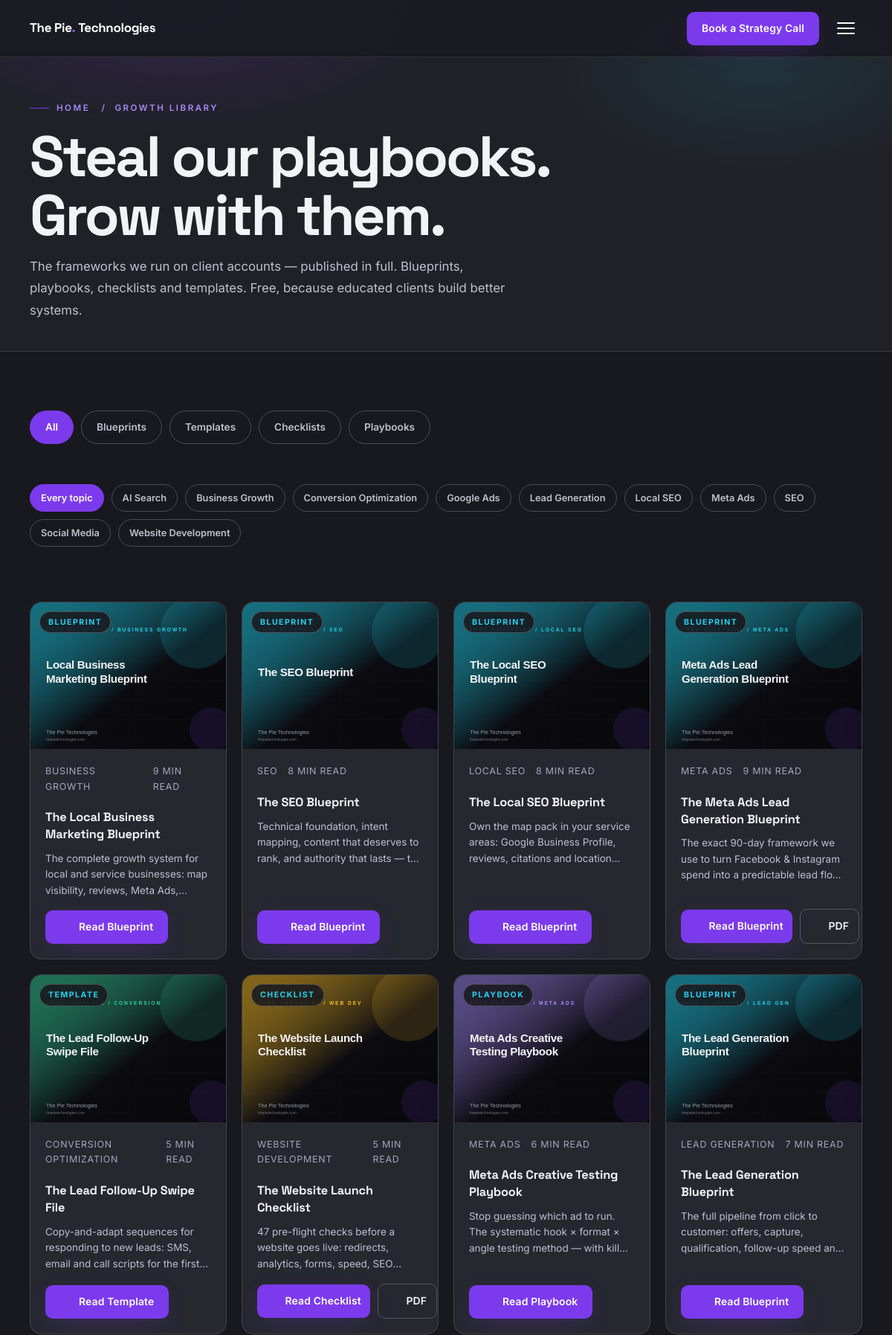
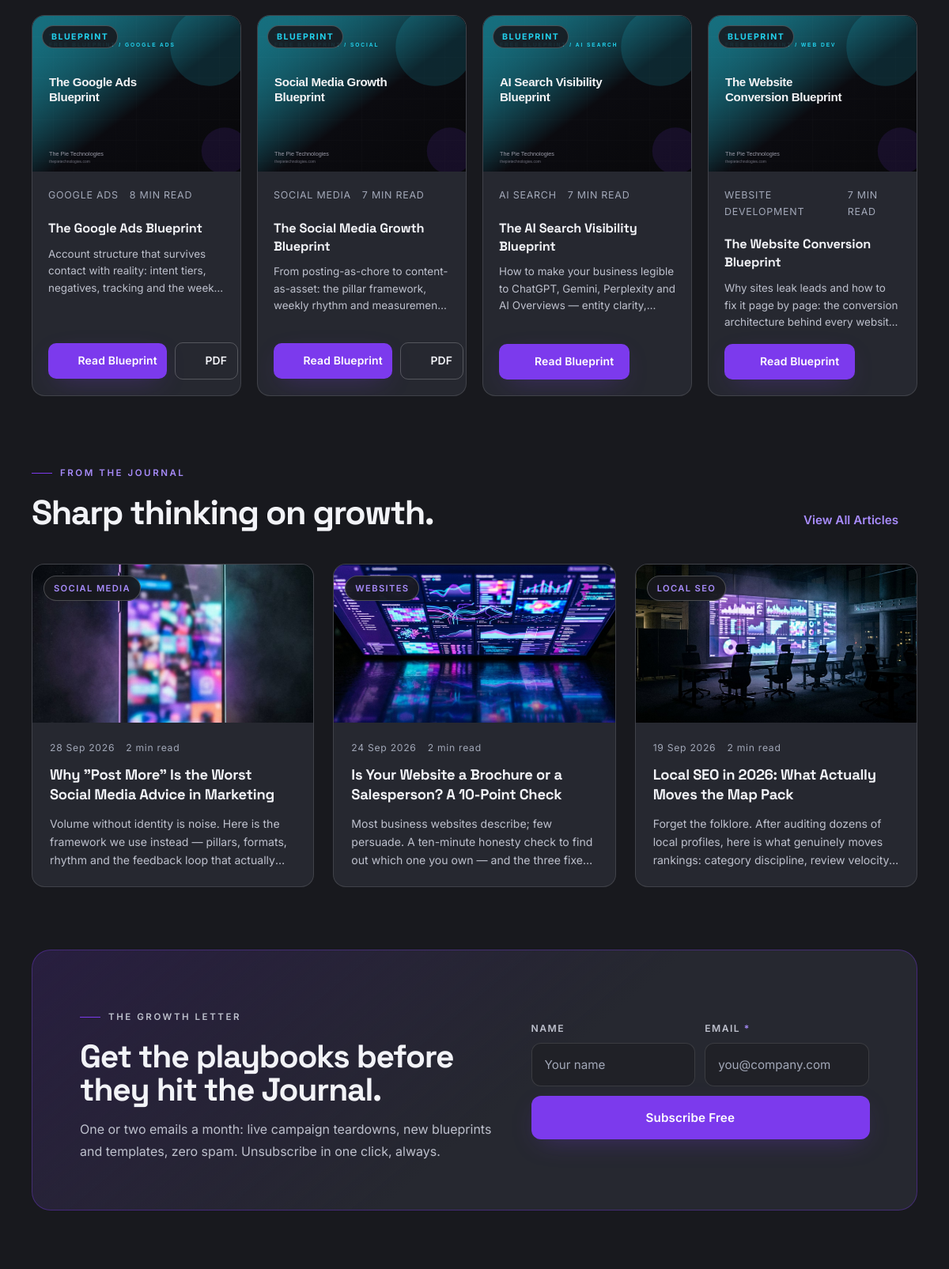
The app's page /resources.php (upper part) with its own data (2 pictures, top to bottom).
### tables this page shows
CREATE TABLE IF NOT EXISTS resources (
  id INT AUTO_INCREMENT PRIMARY KEY,
  title VARCHAR(255),
  slug VARCHAR(200) UNIQUE,
  description TEXT,
  content LONGTEXT,
  cover_image VARCHAR(255),
  file_path VARCHAR(255),
  resource_type ENUM('guide','template','video','blueprint','playbook','checklist','framework','tutorial','case-study') DEFAULT 'guide',
  video_url VARCHAR(500),
  category VARCHAR(100),
  reading_time INT DEFAULT 5,
  download_count INT DEFAULT 0,
  is_active TINYINT(1) DEFAULT 1,
  created_at TIMESTAMP DEFAULT CURRENT_TIMESTAMP
);

CREATE TABLE IF NOT EXISTS blog_posts (
  id INT AUTO_INCREMENT PRIMARY KEY,
  title VARCHAR(255) NOT NULL,
  slug VARCHAR(255) UNIQUE NOT NULL,
  category_id INT,
  featured_image VARCHAR(255),
  excerpt TEXT,
  content LONGTEXT,
  tags VARCHAR(255) DEFAULT '',
  author VARCHAR(150) DEFAULT 'The Pie Technologies',
  meta_title VARCHAR(255),
  meta_description TEXT,
  reading_time INT DEFAULT 5,
  views INT DEFAULT 0,
  status ENUM('draft','published') DEFAULT 'draft',
  published_at DATETIME,
  created_at TIMESTAMP DEFAULT CURRENT_TIMESTAMP,
  KEY idx_post_status (status),
  KEY idx_post_cat (category_id),
  CONSTRAINT fk_post_category FOREIGN KEY (category_id)
    REFERENCES blog_categories (id) ON DELETE SET NULL
);

CREATE TABLE IF NOT EXISTS blog_categories (
  id INT AUTO_INCREMENT PRIMARY KEY,
  name VARCHAR(100) NOT NULL,
  slug VARCHAR(100) UNIQUE NOT NULL
);

### includes/functions.php (called while the page is built, shortened)
<?php
function settingsCache($reset = false)
{
    static $cache = null;
    if ($cache !== null) {
        return $cache;
    }
    $cache = array();
    foreach (dbAll('SELECT setting_key, setting_value FROM settings') as $row) {
        $cache[$row['setting_key']] = $row['setting_value'];
    }
    return $cache;
}
function getSetting($key, $default = '')
{
    $all = settingsCache();
    if (isset($all[$key]) && $all[$key] !== null && $all[$key] !== '') {
        return $all[$key];
    }
    return $default;
}
function esc($value)
{
    return htmlspecialchars((string) $value, ENT_QUOTES, 'UTF-8');
}
function url($path = '', $pretty = null)
{
    $path = trim((string) $path, '/');
    if ($pretty === null) {
        $pretty = PRETTY_URLS;
    }
    if ($path !== '' && substr($path, -4) !== '.php' && $pretty && strpos($path, '?') === false) {
        $url = BASE_URL . '/' . $path;
    } elseif ($path !== '' && substr($path, -4) !== '.php' && !$pretty && strpos($path, '?') === false) {
        $url = BASE_URL . '/' . $path . '.php';
    } else {
        $url = BASE_URL . ($path === '' ? '/' : '/' . $path);
    }
    return $url;
}
function asset($path)
{
    return BASE_URL . '/' . ltrim((string) $path, '/');
}
function formatDate($datetime, $format = 'j M Y')
{
    $ts = strtotime((string) $datetime);
    return $ts ? date($format, $ts) : '';
}
require_once dirname(__DIR__) . '/core/SampleContent.php';
function getRecentPosts($limit = 3, $excludeId = null)
{
    if (SampleContent::usesFallback('blog_posts')) { return array_slice(array_values(array_filter(SampleContent::all('blog_posts'), function ($row) use ($excludeId) { return $row['id'] !== $excludeId; })), 0, max(1,(int)$limit)); }
    $sql    = "SELECT p.*, c.name AS category_name, c.slug AS category_slug
               FROM blog_posts p LEFT JOIN blog_categories c ON c.id = p.category_id
               WHERE p.status = 'published'";
    $params = array();
    $sql .= ' ORDER BY p.published_at DESC, p.id DESC LIMIT ' . max(1, (int) $limit);
    return dbAll($sql, $params);
}
function getResources($type = null, $activeOnly = true)
{
    if ($activeOnly && SampleContent::usesFallback('resources')) { return array_values(array_filter(SampleContent::all('resources'), function ($row) use ($type) { return !$type || $row['resource_type'] === $type; })); }
    $sql    = 'SELECT * FROM resources';
    $params = array();
    $where  = array();
    if ($activeOnly) {
        $where[] = 'is_active = 1';
    }
    if ($where) {
        $sql .= ' WHERE ' . implode(' AND ', $where);
    }
    $sql .= ' ORDER BY id ASC';
    return dbAll($sql, $params);
}

### includes/db.php (called while the page is built, shortened)
<?php
if (!function_exists('dbAll')) {
    function dbAll($sql, $params = array())
    {
        try {
            $st = $GLOBALS['pdo']->prepare($sql);
            $st->execute($params);
            return $st->fetchAll();
        } catch (PDOException $e) {
            error_log('[TPT] Query failed: ' . $e->getMessage() . ' | ' . $sql);
            return array();
        }
    }
}
if (!function_exists('dbOne')) {
    function dbOne($sql, $params = array())
    {
        $rows = dbAll($sql, $params);
        return $rows ? $rows[0] : null;
    }
}

### includes/init.php (called while the page is built, shortened)
<?php
require_once __DIR__ . '/db.php';
require_once __DIR__ . '/functions.php';
require_once __DIR__ . '/data.php';
if (getSetting('maintenance_mode', '0') === '1') {
    $script     = isset($_SERVER['SCRIPT_NAME']) ? $_SERVER['SCRIPT_NAME'] : '';
    $isAdminArea = strpos(parse_url($_SERVER['REQUEST_URI'] ?? '', PHP_URL_PATH), '/admin') === 0 || strpos($script, '/admin/') !== false;
    $allowedIp  = getSetting('maintenance_ip', '');
    $clientIp   = pieClientIp();
    if (!$isAdminArea && !isAdminLoggedIn() && ($allowedIp === '' || $clientIp !== $allowedIp)) {
        http_response_code(503);
        require BASE_PATH . '/maintenance.php';
        exit;
    }
}

### core/SampleContent.php (called while the page is built, shortened)
<?php
class SampleContent
{
    public static function usesFallback($table)
    {
        static $empty = array();
        if (!isset($empty[$table])) {
            $count = DB_OK ? dbOne('SELECT COUNT(*) AS total FROM ' . $table) : null;
            $total = (is_array($count) && isset($count['total'])) ? (int) $count['total'] : -1;
            $empty[$table] = !DB_OK || ($total === 0);
        }
        return $empty[$table];
    }
}

### resources.php (the view, shortened to what this page needs)
<?php
require_once __DIR__ . '/includes/init.php';
$resources = getResources();
$posts     = getRecentPosts(3);
$typeLabels = array(
    'blueprint' => 'Blueprints', 'playbook' => 'Playbooks', 'checklist' => 'Checklists',
    'template' => 'Templates', 'guide' => 'Guides', 'framework' => 'Frameworks',
    'tutorial' => 'Tutorials', 'case-study' => 'Case Studies', 'video' => 'Videos',
);
$types = array();
$cats  = array();
foreach ($resources as $res) {
    if (!empty($res['resource_type']) && !in_array($res['resource_type'], $types, true)) { $types[] = $res['resource_type']; }
    if (!empty($res['category']) && !in_array($res['category'], $cats, true)) { $cats[] = $res['category']; }
}
sort($cats);
require_once __DIR__ . '/includes/header.php';
?>
<section class="page-hero">
    <div class="container">
        <p class="eyebrow crumbs"><a href="<?= url('') ?>">Home</a> &nbsp;/&nbsp; Growth Library</p>
        <h1>Steal our playbooks.<br>Grow with them.</h1>
        <p class="lead">The frameworks we run on client accounts — published in full. Blueprints, playbooks, checklists and templates. Free, because educated clients build better systems.</p>
    </div>
</section>
<section class="section">
    <div class="container">
        <?php if ($resources): ?>
        <div class="lib-filters" data-aos="fade-up">
            <div class="filter-tabs" role="group" aria-label="Filter by type">
                <button class="filter-tab active" type="button" data-libfilter="type" data-value="all" aria-pressed="true">All</button>
                <?php foreach ($types as $type): ?>
                <button class="filter-tab" type="button" data-libfilter="type" data-value="<?= esc($type) ?>" aria-pressed="false"><?= esc(isset($typeLabels[$type]) ? $typeLabels[$type] : ucfirst($type)) ?></button>
                <?php endforeach; ?>
            </div>
            <div class="filter-tabs lib-cats" role="group" aria-label="Filter by category">
                <button class="filter-tab active" type="button" data-libfilter="cat" data-value="all" aria-pressed="true">Every topic</button>
                <?php foreach ($cats as $cat): ?>
                <button class="filter-tab" type="button" data-libfilter="cat" data-value="<?= esc($cat) ?>" aria-pressed="false"><?= esc($cat) ?></button>
                <?php endforeach; ?>
            </div>
        </div>
        <div class="resource-grid">
            <?php foreach ($resources as $i => $res):
                $hasFile = !empty($res['file_path']);
                $resUrl  = !empty($res['slug']) ? url('resources/' . $res['slug']) : url('download.php', false) . '?id=' . (int) $res['id'];
            ?>
            <article class="resource-card" data-type="<?= esc($res['resource_type']) ?>" data-category="<?= esc($res['category']) ?>" data-aos="fade-up" data-aos-delay="<?= ($i % 4) * 70 ?>">
                <div class="resource-cover">
                    <span class="resource-type"><?= esc(isset($typeLabels[$res['resource_type']]) ? rtrim($typeLabels[$res['resource_type']], 's') : ucfirst($res['resource_type'])) ?></span>
                    <a href="<?= esc($resUrl) ?>" aria-label="<?= esc($res['title']) ?>">
                        <img src="<?= asset($res['cover_image'] !== '' ? $res['cover_image'] : 'assets/images/placeholder.svg') ?>" alt="<?= esc($res['title']) ?> cover" loading="lazy">
                    </a>
                </div>
                <div class="resource-body">
                    <div class="resource-meta">
                        <span><?= esc($res['category']) ?></span>
                        <span><?= (int) $res['reading_time'] ?> min read</span>
                    </div>
                    <h3><a href="<?= esc($resUrl) ?>" style="color:inherit;text-decoration:none"><?= esc($res['title']) ?></a></h3>
                    <p><?= esc($res['description']) ?></p>
                    <div class="resource-foot">
                        <a class="btn btn-primary btn-sm" href="<?= esc($resUrl) ?>"><?= icon('book', 15) ?> <?= !empty($res['slug']) ? 'Read ' . esc(isset($typeLabels[$res['resource_type']]) ? rtrim($typeLabels[$res['resource_type']], 's') : 'it') : 'Download' ?></a>
                        <?php if ($hasFile && !empty($res['slug'])): ?>
                        <a class="btn btn-ghost btn-sm" href="<?= url('download.php', false) ?>?id=<?= (int) $res['id'] ?>"><?= icon('download', 15) ?> PDF</a>
                        <?php endif; ?>
                    </div>
                </div>
            </article>
            <?php endforeach; ?>
        </div>
        <?php else: ?>
        <div class="chart-card"><p class="text-muted">The library is being restocked — subscribe below and new playbooks land in your inbox first.</p></div>
        <?php endif; ?>
    </div>
</section>
<?php if ($posts): ?>
<section class="section" style="padding-top:0">
    <div class="container">
        <div class="section-head" data-aos="fade-up" style="display:flex;align-items:flex-end;justify-content:space-between;gap:20px;flex-wrap:wrap;max-width:none">
            <div>
                <p class="eyebrow">From the Journal</p>
                <h2 class="section-title" style="font-size:clamp(1.8rem,3.6vw,2.8rem)">Sharp thinking on growth.</h2>
            </div>
            <a class="link-arrow" href="<?= url('blog') ?>">View All Articles <?= icon('arrow-r', 16) ?></a>
        </div>
        <div class="blog-grid">
            <?php foreach ($posts as $i => $post): ?>
            <article class="blog-card" data-aos="fade-up" data-aos-delay="<?= $i * 80 ?>">
                <div class="blog-card-media">
                    <?php if (!empty($post['category_name'])): ?><span class="blog-cat"><?= esc($post['category_name']) ?></span><?php endif; ?>
                    <img src="<?= asset($post['featured_image'] !== '' ? $post['featured_image'] : 'assets/images/placeholder.svg') ?>" alt="<?= esc($post['title']) ?>" loading="lazy">
                </div>
                <div class="blog-card-body">
                    <div class="blog-meta"><span><?= esc(formatDate($post['published_at'])) ?></span><span><?= (int) $post['reading_time'] ?> min read</span></div>
                    <h3><a href="<?= url('blog/' . $post['slug']) ?>"><?= esc($post['title']) ?></a></h3>
                    <p class="blog-excerpt"><?= esc($post['excerpt']) ?></p>
                </div>
            </article>
            <?php endforeach; ?>
        </div>
    </div>
</section>
<?php endif; ?>
<section class="section" style="padding-top:0" id="newsletter">
    <div class="container">
        <div class="newsletter-box" data-aos="fade-up">
            <div>
                <p class="eyebrow">The Growth Letter</p>
                <h2>Get the playbooks before they hit the Journal.</h2>
                <p>One or two emails a month: live campaign teardowns, new blueprints and templates, zero spam. Unsubscribe in one click, always.</p>
            </div>
            <form data-ajax="newsletter" action="<?= url('newsletter.php', false) ?>" method="post" novalidate>
                <div class="newsletter-form">
                    <div class="field">
                        <label for="nlName">Name</label>
                        <input id="nlName" type="text" name="name" placeholder="Your name" autocomplete="name" maxlength="150">
                    </div>
                    <div class="field">
                        <label for="nlEmail">Email <span class="req">*</span></label>
                        <input id="nlEmail" type="email" name="email" placeholder="you@company.com" required autocomplete="email" maxlength="150">
                    </div>
                    <div style="flex-basis:100%">
                        <button class="btn btn-primary btn-block" type="submit">Subscribe Free <?= icon('send', 16) ?></button>
                    </div>
                </div>
            </form>
        </div>
    </div>
</section>
<?php require_once __DIR__ . '/includes/footer.php'; ?>

### includes/data.php (shortened to what this page needs)
<?php
function icon($name, $size = 20)
{
    $body = isset($paths[$name]) ? $paths[$name] : $paths['sparkle'];
    return '<svg class="icon icon-' . esc($name) . '" width="' . (int) $size . '" height="' . (int) $size
        . '" viewBox="0 0 24 24" fill="none" stroke="currentColor" stroke-width="1.6" stroke-linecap="round" stroke-linejoin="round" aria-hidden="true">'
        . $body . '</svg>';
}

### records on screen
resources: resource_type "BLUEPRINT", cover_image (picture), category "BUSINESS GROWTH", reading_time "9", title "The Local Business Marketing Blueprint", description "The complete growth system for local and service businesses: map visibility, reviews, Meta…", $size 15 (drawn), resource_type "Blueprint"
resources: resource_type "BLUEPRINT", cover_image (picture), category "SEO", reading_time "8", title "The SEO Blueprint", description "Technical foundation, intent mapping, content that deserves to rank, and authority that lasts —…", $size 15 (drawn), resource_type "Blueprint"
resources: resource_type "BLUEPRINT", cover_image (picture), category "LOCAL SEO", reading_time "8", title "The Local SEO Blueprint", description "Own the map pack in your service areas: Google Business Profile, reviews, citations and…", $size 15 (drawn), resource_type "Blueprint"
resources: resource_type "BLUEPRINT", cover_image (picture), category "META ADS", reading_time "9", title "The Meta Ads Lead Generation Blueprint", description "The exact 90-day framework we use to turn Facebook & Instagram spend into a predictable lead…", $size 15 (drawn), resource_type "Blueprint"
resources: resource_type "TEMPLATE", cover_image (picture), category "CONVERSION OPTIMIZATION", reading_time "5", title "The Lead Follow-Up Swipe File", description "Copy-and-adapt sequences for responding to new leads: SMS, email and call scripts for the…", $size 15 (drawn), resource_type "Template"
resources: resource_type "CHECKLIST", cover_image (picture), category "WEBSITE DEVELOPMENT", reading_time "5", title "The Website Launch Checklist", description "47 pre-flight checks before a website goes live: redirects, analytics, forms, speed,…", $size 15 (drawn), resource_type "Checklist"
resources: resource_type "PLAYBOOK", cover_image (picture), category "META ADS", reading_time "6", title "Meta Ads Creative Testing Playbook", description "Stop guessing which ad to run. The systematic hook × format × angle testing method — with…", $size 15 (drawn), resource_type "Playbook"
resources: resource_type "BLUEPRINT", cover_image (picture), category "LEAD GENERATION", reading_time "7", title "The Lead Generation Blueprint", description "The full pipeline from click to customer: offers, capture, qualification, follow-up speed…", $size 15 (drawn), resource_type "Blueprint"
resources: resource_type "BLUEPRINT", cover_image (picture), category "GOOGLE ADS", reading_time "8", title "The Google Ads Blueprint", description "Account structure that survives contact with reality: intent tiers, negatives, tracking and the…", $size 15 (drawn), resource_type "Blueprint"
resources: resource_type "BLUEPRINT", cover_image (picture), category "SOCIAL MEDIA", reading_time "7", title "The Social Media Growth Blueprint", description "From posting-as-chore to content-as-asset: the pillar framework, weekly rhythm and…", $size 15 (drawn), resource_type "Blueprint"
resources: resource_type "BLUEPRINT", cover_image (picture), category "AI SEARCH", reading_time "7", title "The AI Search Visibility Blueprint", description "How to make your business legible to ChatGPT, Gemini, Perplexity and AI Overviews — entity…", $size 15 (drawn), resource_type "Blueprint"
resources: resource_type "BLUEPRINT", cover_image (picture), category "WEBSITE DEVELOPMENT", reading_time "7", title "The Website Conversion Blueprint", description "Why sites leak leads and how to fix it page by page: the conversion architecture behind every…", $size 15 (drawn), resource_type "Blueprint"
blog_posts: category.name "SOCIAL MEDIA", featured_image (picture), published_at "28 Sep 2026", reading_time "2", title "Why \"Post More\" Is the Worst Social Media Advice in Marketing", excerpt "Volume without identity is noise. Here is the framework we use instead — pillars, formats, rhythm and the feedback loop that…"
blog_posts: category.name "WEBSITES", featured_image (picture), published_at "24 Sep 2026", reading_time "2", title "Is Your Website a Brochure or a Salesperson? A 10-Point Check", excerpt "Most business websites describe; few persuade. A ten-minute honesty check to find out which one you own — and the three…"
blog_posts: category.name "LOCAL SEO", featured_image (picture), published_at "19 Sep 2026", reading_time "2", title "Local SEO in 2026: What Actually Moves the Map Pack", excerpt "Forget the folklore. After auditing dozens of local profiles, here is what genuinely moves rankings: category discipline, review…"

### other values on screen
isset($typeLabels[$type]) ? $typeLabels[$type] : ucfirst($type) "Blueprints"
isset($typeLabels[$type]) ? $typeLabels[$type] : ucfirst($type) "Templates"
isset($typeLabels[$type]) ? $typeLabels[$type] : ucfirst($type) "Checklists"
isset($typeLabels[$type]) ? $typeLabels[$type] : ucfirst($type) "Playbooks"
$cat "AI Search"
$cat "Business Growth"
$cat "Conversion Optimization"
$cat "Google Ads"
$cat "Lead Generation"
$cat "Local SEO"
$cat "Meta Ads"
$cat "SEO"
$cat "Social Media"
$cat "Website Development"
